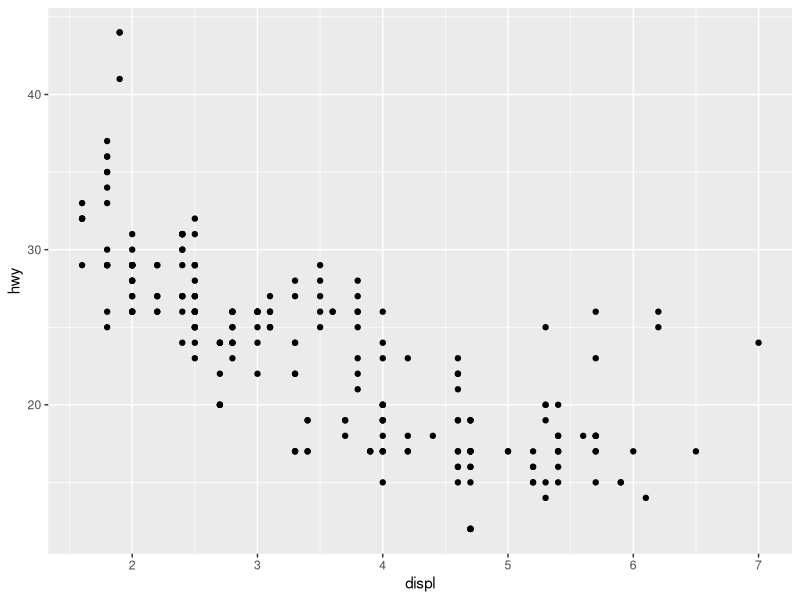
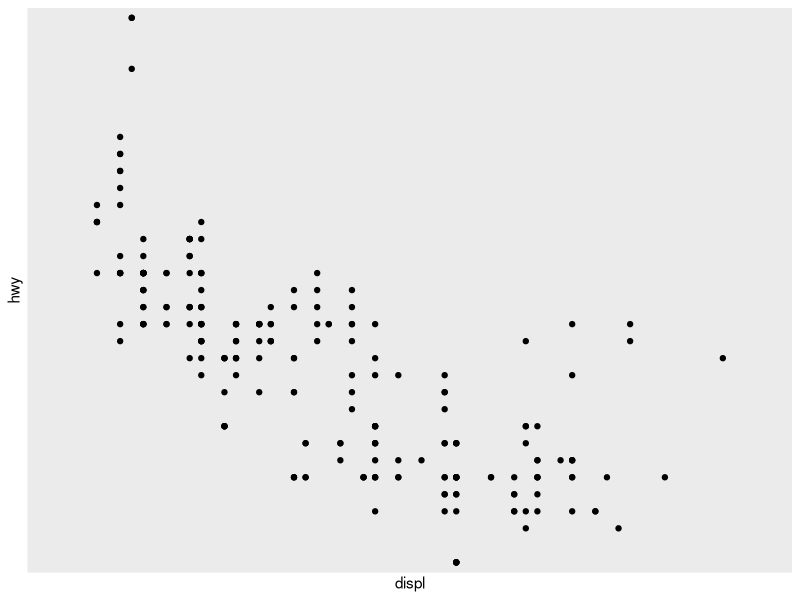
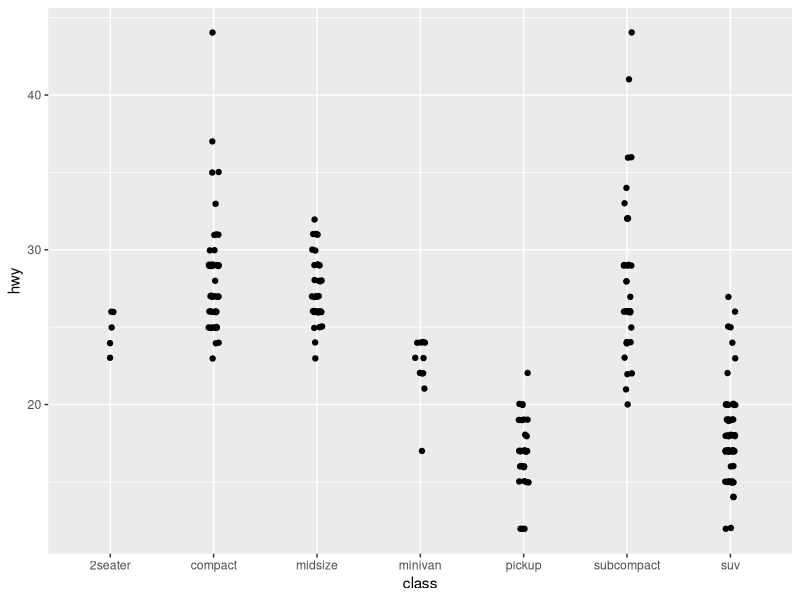
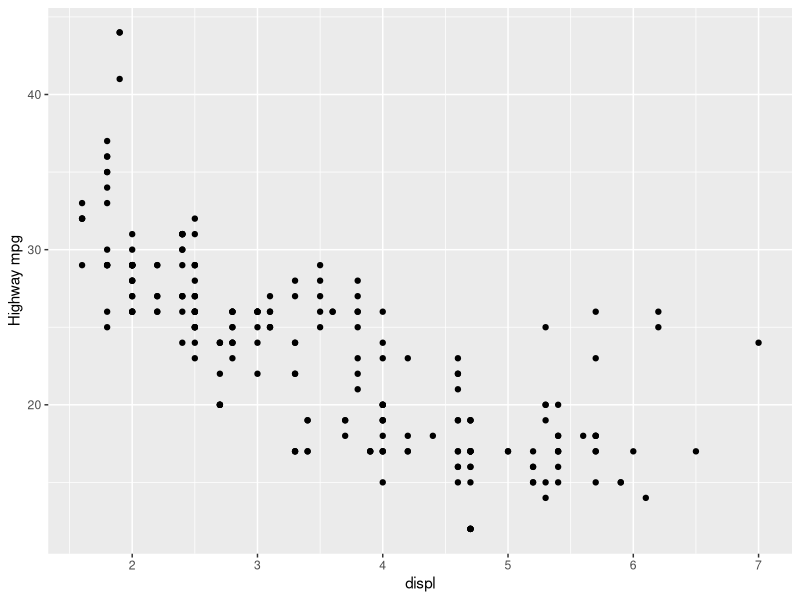
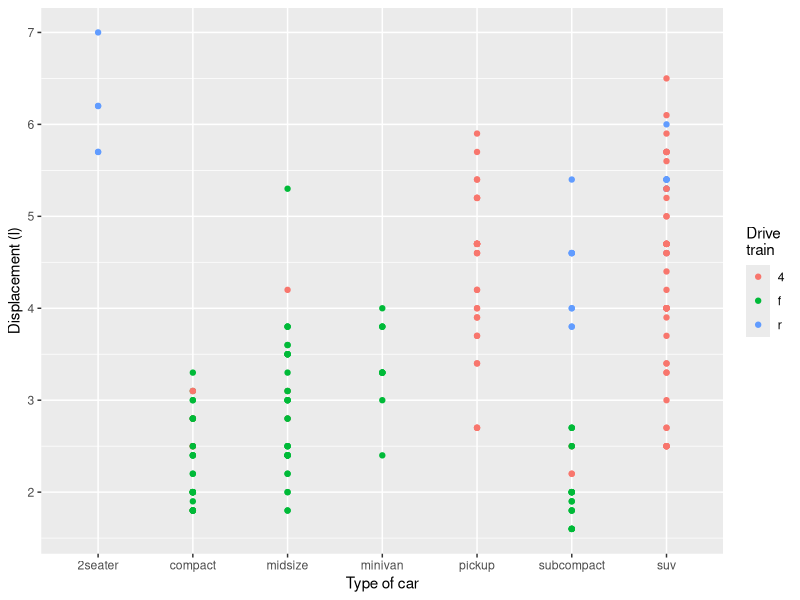

The R source for these figures, in order:
## ---- chunk 1
knitr::opts_chunk$set(echo = TRUE)
library(tidyverse)
## ---- chunk 2
ggplot(mpg, aes(displ, hwy)) +
geom_point() +
scale_x_continuous() +
scale_y_continuous()
## ---- chunk 3
ggplot(mpg, aes(displ, hwy)) +
geom_point() +
scale_x_discrete() +
scale_y_discrete()
## ---- chunk 4
ggplot(mpg, aes(class, hwy)) +
  geom_jitter(width = 0.05, height = 0.05)
## ---- chunk 5
ggplot(mpg, aes(displ, hwy)) +
  geom_point() +
  ylab("Highway mpg")
## ---- chunk 6
ggplot(mpg, aes(class, displ)) +
  geom_point(aes(color = drv)) +
  labs(x = "Type of car", y = "Displacement (l)", colour = "Drive\ntrain")
